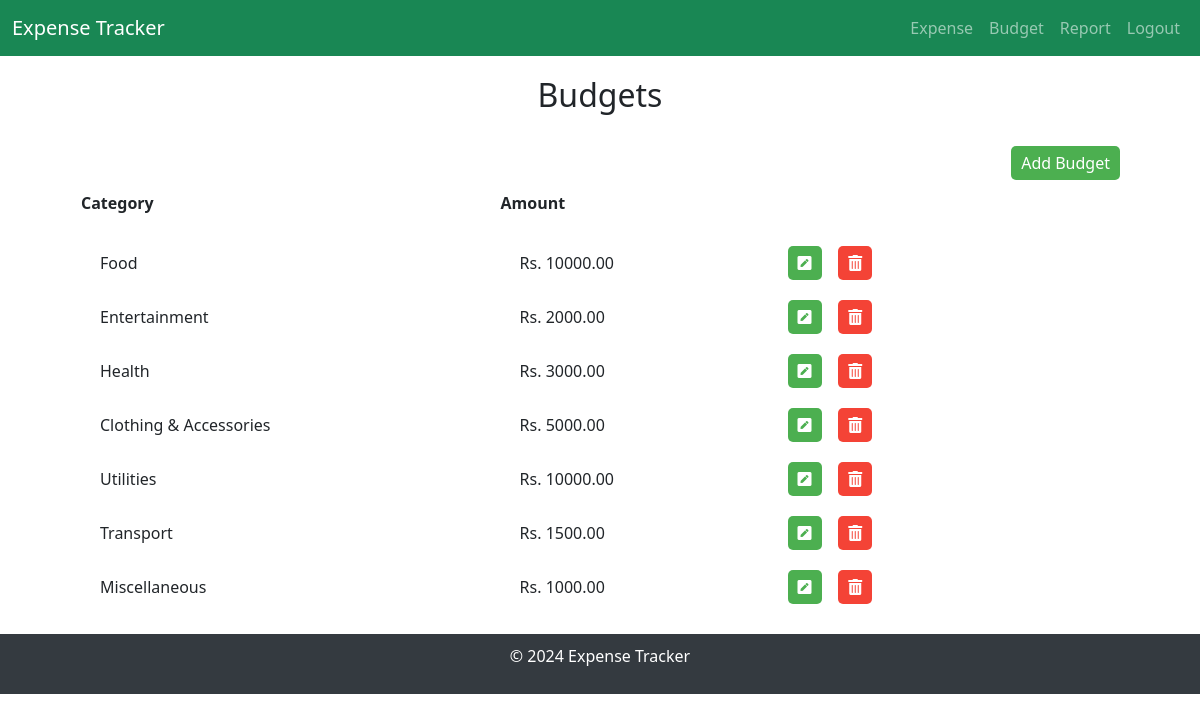
Before: /expense/showbudget (signed in) with the older database file.
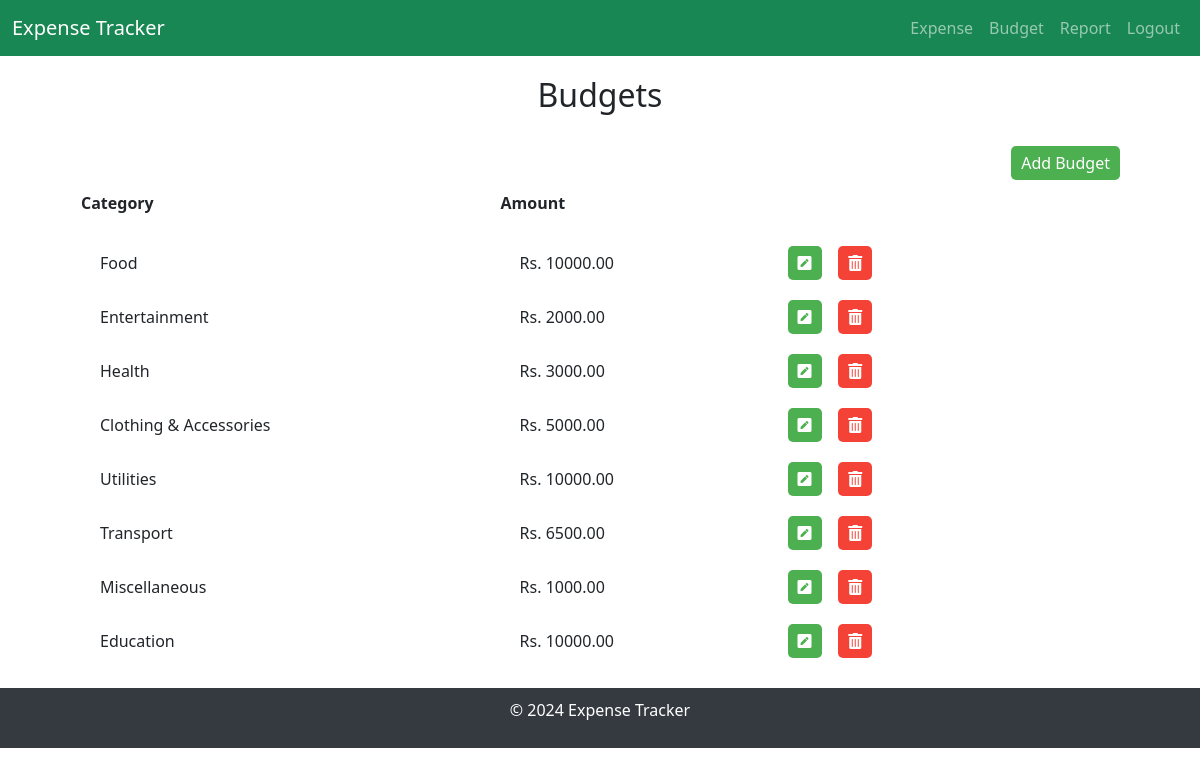
After: the same page with the newer database file.
### expense/models.py (models this page shows)
class Budget(models.Model):
    CATEGORY=(
        ('', 'Select Category'),
        ('Clothing & Accessories', 'Clothing & Accessories'),
        ('Education', 'Education'),
        ('Entertainment', 'Entertainment'),
        ('Food','Food'),
        ('Health', 'Health'),
        ('Miscellaneous', 'Miscellaneous'),
        ('Others', 'Others'),
        ('Personal Care', 'Personal Care'),
        ('Transport', 'Transport'),
        ('Utilities', 'Utilities')
    )
    user = models.ForeignKey(User, on_delete=models.CASCADE)
    expense = models.ForeignKey(Expense, on_delete=models.CASCADE, null=True)
    category = models.CharField(max_length=200, choices=CATEGORY, default=1)
    amount = models.DecimalField(max_digits=10, decimal_places=2)
    rem_amount = models.DecimalField(max_digits=10, decimal_places=2, null=True)

### expense/views.py (the view)
# urls.py: path('showbudget', views.budget_list, name='budget_list'),
@login_required
def budget_list(request):
    budgets = Budget.objects.filter(user=request.user)
    return render(request, 'expense/budget_list.html', {
        'budgets': budgets
    })

### expense/templates/expense/budget_list.html (shortened to what this page needs)
{% extends 'layout.html' %}
{% block content %}
<div class="list-container">
<h2 style="text-align: center;">Budgets</h2><br>
<a href="{% url 'add_budget' %}" class="btn btn-primary" style="float: right; margin-bottom: 10px;">Add Budget</a>
  <table>
    <thead>
      <tr>
        <th>Category</th>
        <th>Amount</th>
      </tr>
    </thead>
    <tbody>
        <tr>
          <td>{{ rem_amount }}</td>
        </tr>
      {% for budget in budgets %}
        <tr>
          <td>{{ budget.category }}</td>
          <td>Rs. {{ budget.amount }}</td>
          <td>
            <a href="/expense/updatebudget/{{budget.id}}" class="btn btn-primary">
                <i class="fas fa-pen-square"></i>
            </a>
            <a href="/expense/deletebudget/{{budget.id}}" class="btn btn-danger" onclick="return confirm('Are you sure you want to delete this budget?')">
                <i class="fas fa-trash-alt"></i>
            </a>
        </td>
        </tr>
      {% endfor %}
    </tbody>
  </table>
  </div>
{% endblock %}

Changed rows visible on the page:
changed Budget "Transport": amount "1500.00" → "6500.00"
added Budget: category "Education", amount "10000.00"
